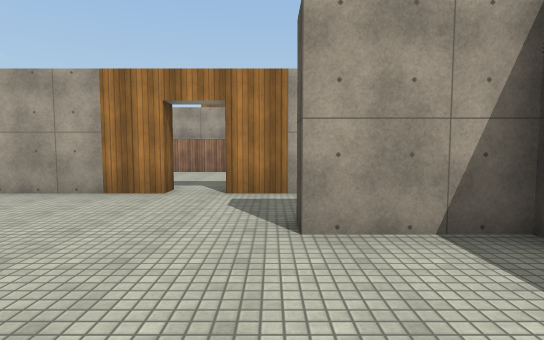
[1] (above)

21 first-person views from a walk through a Unity game level. The camera is 1.5 m above the floor, tilts 4° down and sees 80° across. Doors are open. The floor is counted in squares, 2 m on a side. Each view is taken from the middle of a square. On the plan, view 1 faces up. The plan holds only what a view shows up to about 11 squares ahead; the rest is blank. Surface patterns are stand-ins for the level's own textures.

[2]
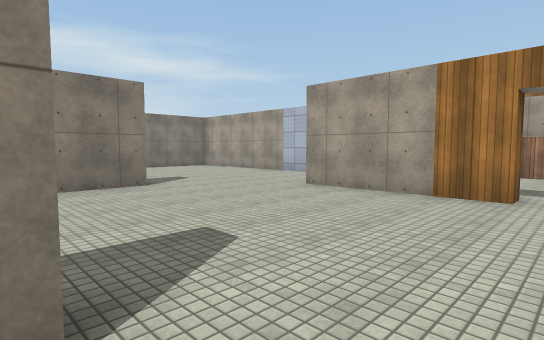

[3]
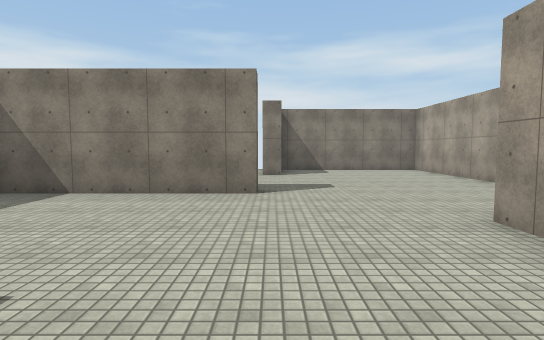

[4]
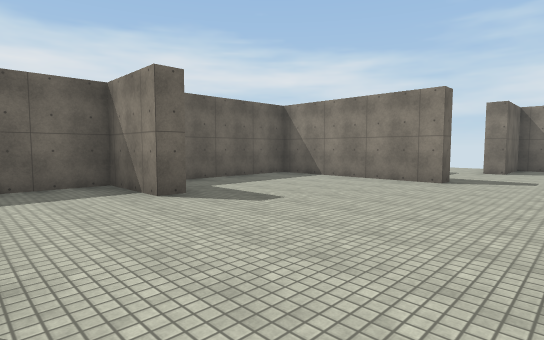

[5]
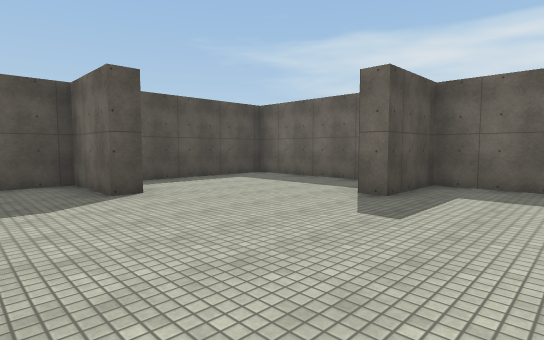

[6]
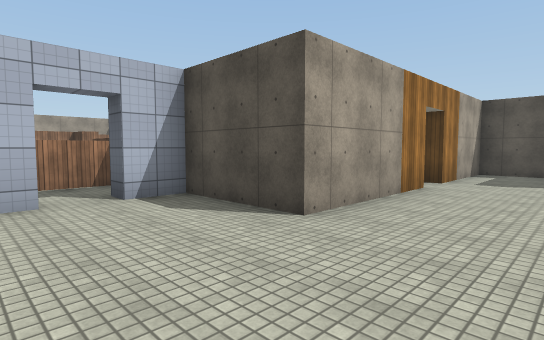

[7]
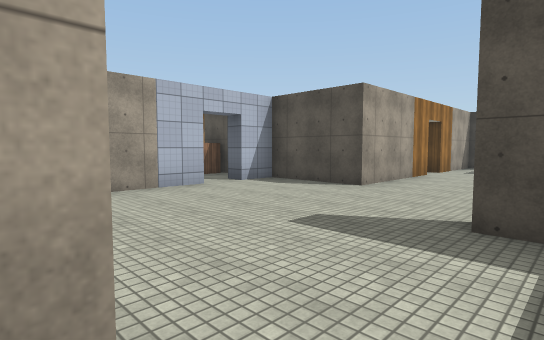

[8]
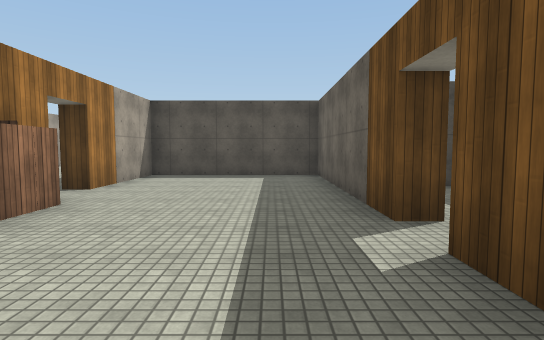

[9]
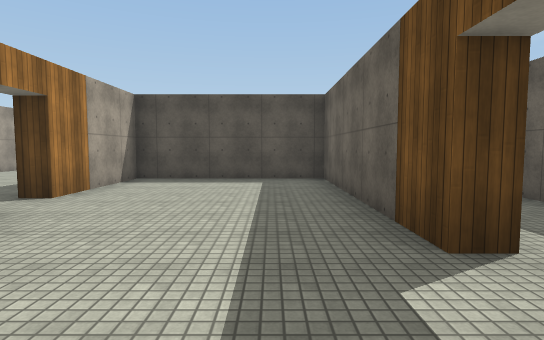

[10]
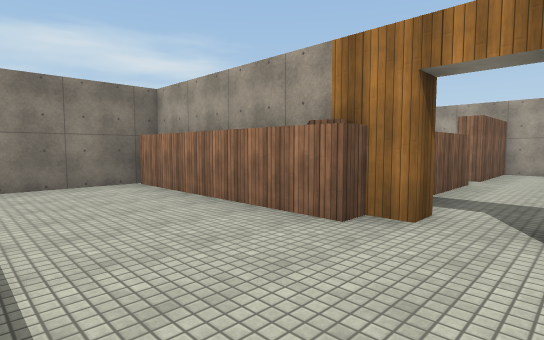

[11]
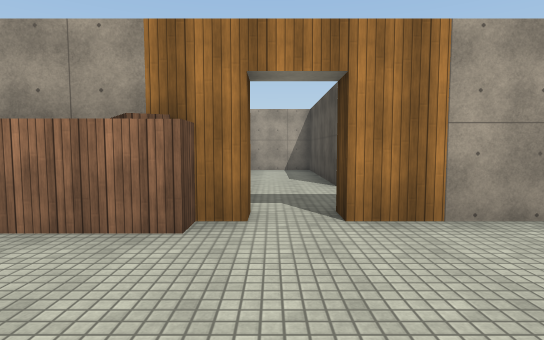

[12]
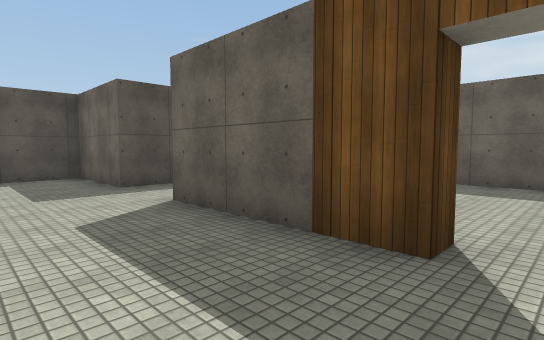

[13]
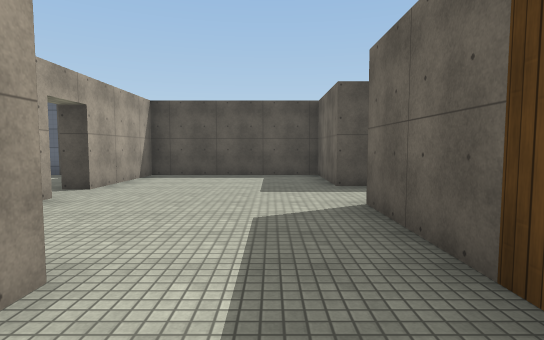

[14]
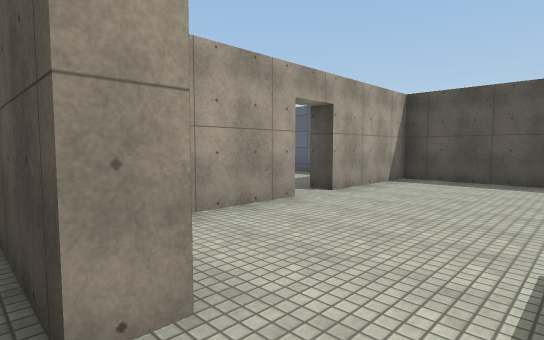

[15]
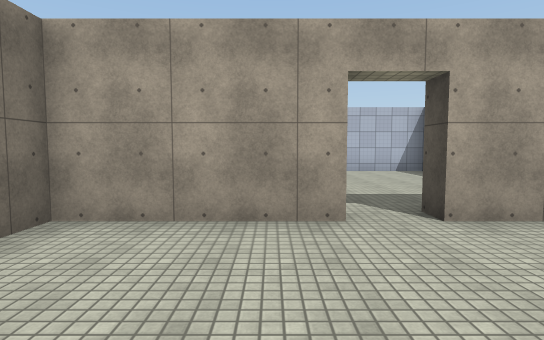

[16]
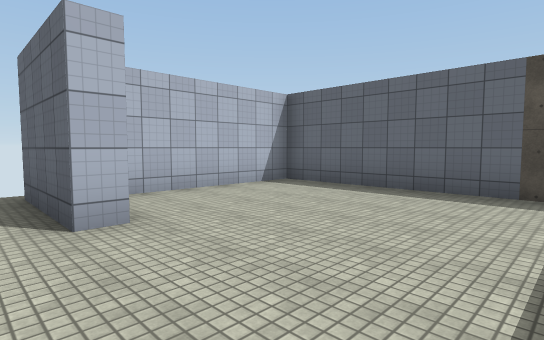

[17]
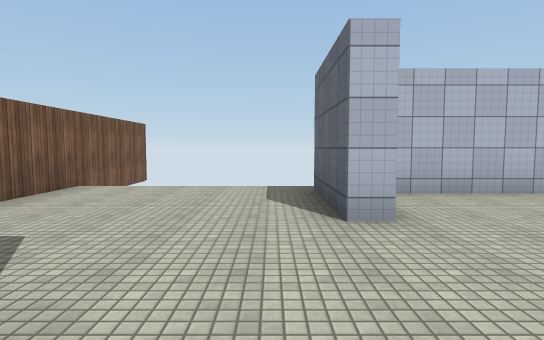

[18]
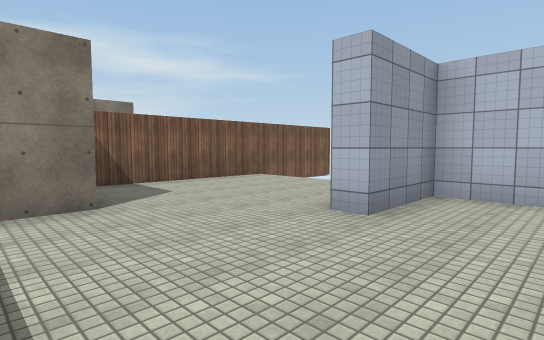

[19]
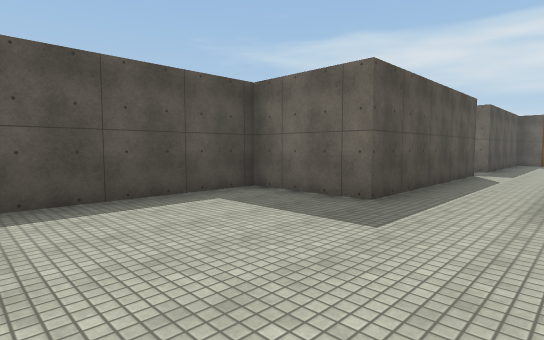

[20]
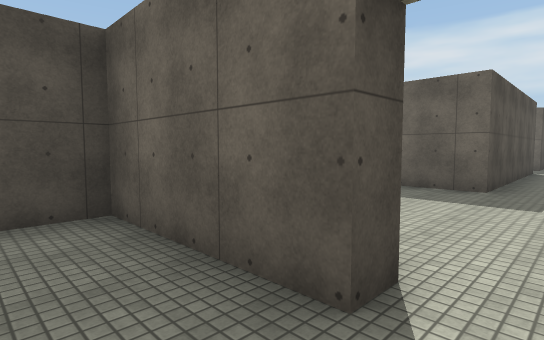

[21]
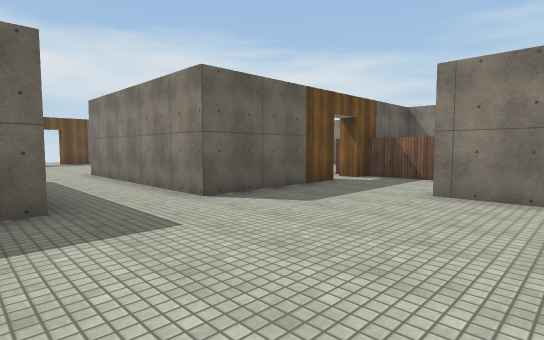

### Floor plan
Key: @ floor where view 1 was taken; # wall or solid block; . floor; D open door.
Columns run from 13 left of view 1 to 10 right of it. Each row starts with its distance up from view 1.
 24              #
 23              #....######
 22              #....#....#
 21              #....#....#
 20              #.........#
 19              #.........#
 18              ###.......#
 17              #.#.......#
 16              #.####DD###
 15              ..#...DD..#
 14              #.#.......#
 13              #.........#
 12              #.........#
 11              #DD###.####
 10       ########DD..#.#
  9       ..#.........#.#
  8 ######DD#.........#.#
  7 #.......#.........#.#
  6 #.......###DD######.#
  5 #..........DD..#  ...
  4 #..............#  ..##
  3 ###...........##  ..#
  2  ....#.........#   .#
  1      #.........#
  0      #....#..@.#
 -1      ##...#....#
 -2       ##########

Positions as (right, up) in squares from view 1, and headings:
1: (0, 0), facing up
2: (-1, 0), facing up-left
3: (-2, 3), facing left
4: (0, 5), facing down-left
5: (-5, 5), facing down-right
6: (-8, 3), facing up-right
7: (-11, 2), facing up-right
8: (-4, 7), facing right
9: (-3, 7), facing right
10: (2, 7), facing up-left
11: (1, 7), facing up
12: (1, 13), facing down-right
13: (1, 12), facing right
14: (2, 12), facing up-right
15: (5, 12), facing up
16: (4, 17), facing up-right
17: (4, 17), facing up
18: (7, 17), facing up-left
19: (5, 15), facing down-right
20: (6, 17), facing down-right
21: (8, 15), facing down-left
